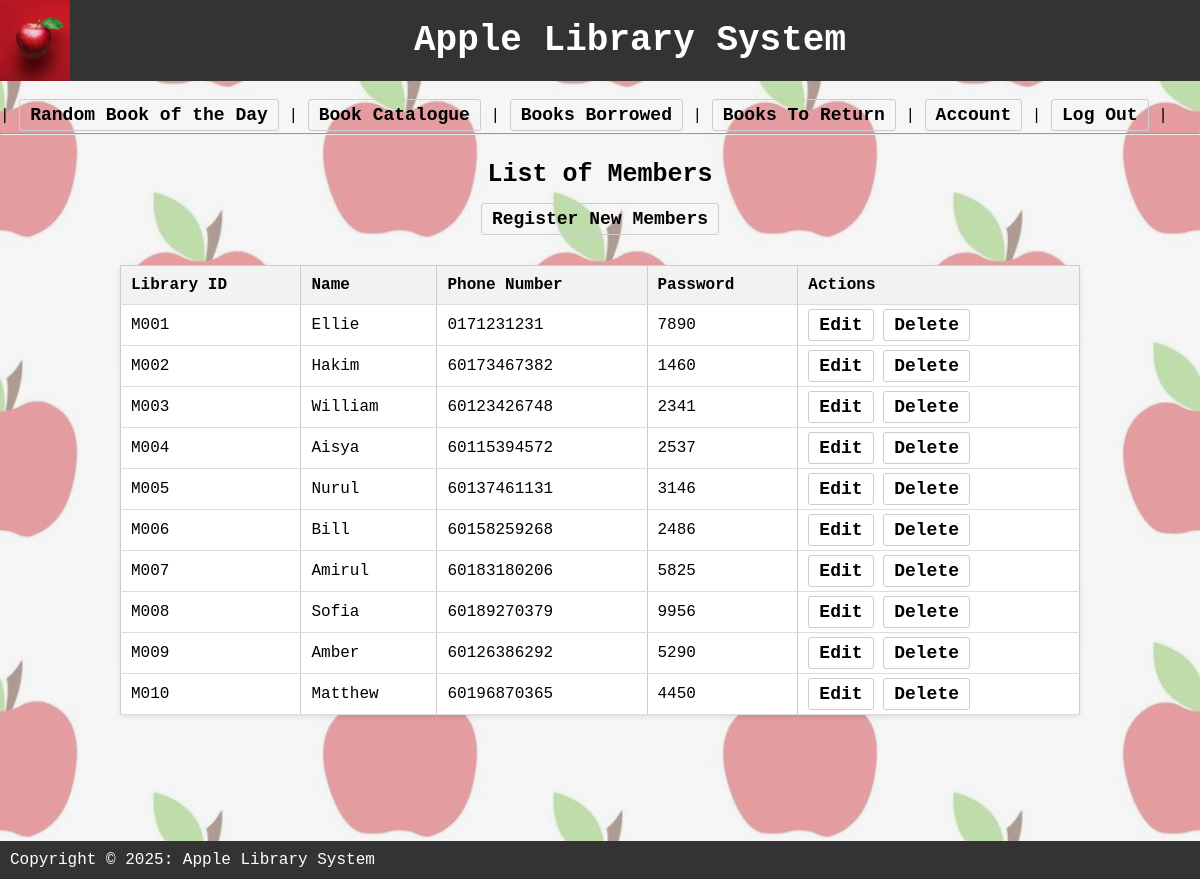
/memberList.php (signed in), run on the app's committed database.
### tables this page shows
CREATE TABLE `members` (
  `member_id` varchar(10) NOT NULL,
  `member_name` varchar(50) DEFAULT NULL,
  `member_phone_number` varchar(11) DEFAULT NULL,
  `password` varchar(20) DEFAULT NULL
);

### memberList.php (the view, shortened to what this page needs)
<?php
include('sessionCheck.php');
include('header.php');
?>
<h3>List of Members</h3>
<center>
    <a href='registerMember.php'>Register New Members</a><br>
</center>
<table width='100%' border='1' id='size'>
<tr>
<th>Library ID</th>
<th>Name</th>
<th>Phone Number</th>
<th>Password</th>
<th>Actions</th>
</tr>
<?php
$display_members = "select * from members";
$execute_query_member= mysqli_query($condb, $display_members);
while ($m = mysqli_fetch_array($execute_query_member)){
    $data_get=array(
        'member_id' => $m ['member_id'],
        'member_name' => $m['member_name'],
        'member_phone_number' => $m['member_phone_number'],
        'password' => $m['password']
    );
    echo "<tr>
    <td>".$m['member_id']."</td>
    <td>".$m['member_name']."</td>
    <td>".$m['member_phone_number']."</td>
    <td>".$m['password']."</td>";
    echo "<td>
    <a href = 'editMember.php?".http_build_query($data_get)."'>Edit</a>
    <a href = 'deleteMemberProcess.php?id=".$m['member_id']."'
        onClick=\"return confirm('Are you sure you want to remove this member?')\">
        Delete</a>
    </td>
    </tr>";
}
?>
</table>
<?php include('footer.php');?>
<head>
    <link rel="stylesheet"
href="astyle.css">
</head>

### header.php (shortened to what this page needs)
<h1>Apple Library System</h1>
<?php
if (isset($_SESSION['member_id']))
{
    echo"
    | <a href = 'index.php'>Random Book of the Day</a>
    | <a href = 'bookCatalogue.php'>Book Catalogue</a>
    | <a href = 'booksBorrowed.php'>Books Borrowed</a>
    | <a href = 'booksPastDue.php'>Books To Return</a>
    | <a href = 'accountDetails.php'>Account</a>
    | <a href = 'logOut.php'>Log Out</a>
    |
    <hr>";
}
?>
<head>
    <link rel="stylesheet"
href="astyle.css">
</head>

### footer.php (shortened to what this page needs)
<footer>
Copyright &copy 2025: Apple Library System
</footer>
<head>
    <link rel="stylesheet"
href="astyle.css">
</head>

### astyle.css (style rules this page uses)
h1 { font-size: 36px; background-color: #333; color: #fff; padding: 20px; text-align: center; background-image: url(images/apple2.jpeg); background-size: 70px; background-repeat: no-repeat; background-position: left center; padding-left: 80px; }
h3, p { text-align: center; margin-bottom: 20px; font-size: 25px; }
a { font-size: 18px; text-decoration: none; color: #000000; padding: 5px 10px; border: 1px solid #ccc; border-radius: 3px; font-weight: bold; }
footer { background-color: #333; color: #fff; text-align: left; padding: 10px; margin-top: auto; }
table { width: 80%; border-collapse: collapse; margin-left: auto; margin-right: auto; border: 1px solid #ccc; border-radius: 5px; box-shadow: 0 2px 5px rgba(0, 0, 0, 0.1); background-color: white }
th, td { padding: 10px; text-align: left; border: 1px solid #ccc; border-bottom: 1px solid #ddd; }
th { background-color: #f2f2f2; font-weight: bold; padding: 10px; text-align: left; border-bottom: 1px solid #ddd; }

### data on the page
members: member_id "M001", member_name "Ellie", member_phone_number "0171231231", password "7890"
members: member_id "M002", member_name "Hakim", member_phone_number "60173467382", password "1460"
members: member_id "M003", member_name "William", member_phone_number "60123426748", password "2341"
members: member_id "M004", member_name "Aisya", member_phone_number "60115394572", password "2537"
members: member_id "M005", member_name "Nurul", member_phone_number "60137461131", password "3146"
members: member_id "M006", member_name "Bill", member_phone_number "60158259268", password "2486"
members: member_id "M007", member_name "Amirul", member_phone_number "60183180206", password "5825"
members: member_id "M008", member_name "Sofia", member_phone_number "60189270379", password "9956"
members: member_id "M009", member_name "Amber", member_phone_number "60126386292", password "5290"
members: member_id "M010", member_name "Matthew", member_phone_number "60196870365", password "4450"
